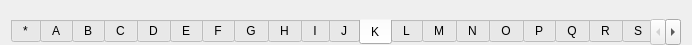
<?xml version="1.0" encoding="UTF-8"?>
<ui version="4.0">
 <class>LetterFilterWidget</class>
 <widget class="QWidget" name="LetterFilterWidget">
  <property name="geometry">
   <rect>
    <x>0</x>
    <y>0</y>
    <width>692</width>
    <height>45</height>
   </rect>
  </property>
  <property name="sizePolicy">
   <sizepolicy hsizetype="Preferred" vsizetype="Maximum">
    <horstretch>0</horstretch>
    <verstretch>0</verstretch>
   </sizepolicy>
  </property>
  <property name="maximumSize">
   <size>
    <width>16777215</width>
    <height>45</height>
   </size>
  </property>
  <property name="windowTitle">
   <string>Form</string>
  </property>
  <property name="styleSheet">
   <string notr="true"/>
  </property>
  <layout class="QVBoxLayout" name="verticalLayout">
   <property name="topMargin">
    <number>0</number>
   </property>
   <property name="bottomMargin">
    <number>0</number>
   </property>
   <item>
    <widget class="QTabWidget" name="tabLetters">
     <property name="sizePolicy">
      <sizepolicy hsizetype="Expanding" vsizetype="MinimumExpanding">
       <horstretch>0</horstretch>
       <verstretch>0</verstretch>
      </sizepolicy>
     </property>
     <property name="tabPosition">
      <enum>QTabWidget::South</enum>
     </property>
     <property name="currentIndex">
      <number>11</number>
     </property>
     <property name="documentMode">
      <bool>true</bool>
     </property>
     <widget class="QWidget" name="tab">
      <attribute name="title">
       <string>*</string>
      </attribute>
     </widget>
     <widget class="QWidget" name="tab_2">
      <attribute name="title">
       <string>A</string>
      </attribute>
     </widget>
     <widget class="QWidget" name="tab_3">
      <attribute name="title">
       <string>B</string>
      </attribute>
     </widget>
     <widget class="QWidget" name="tab_4">
      <attribute name="title">
       <string>C</string>
      </attribute>
     </widget>
     <widget class="QWidget" name="tab_5">
      <attribute name="title">
       <string>D</string>
      </attribute>
     </widget>
     <widget class="QWidget" name="tab_6">
      <attribute name="title">
       <string>E</string>
      </attribute>
     </widget>
     <widget class="QWidget" name="tab_7">
      <attribute name="title">
       <string>F</string>
      </attribute>
     </widget>
     <widget class="QWidget" name="tab_8">
      <attribute name="title">
       <string>G</string>
      </attribute>
     </widget>
     <widget class="QWidget" name="tab_9">
      <attribute name="title">
       <string>H</string>
      </attribute>
     </widget>
     <widget class="QWidget" name="tab_10">
      <attribute name="title">
       <string>I</string>
      </attribute>
     </widget>
     <widget class="QWidget" name="tab_11">
      <attribute name="title">
       <string>J</string>
      </attribute>
     </widget>
     <widget class="QWidget" name="tab_12">
      <attribute name="title">
       <string>K</string>
      </attribute>
     </widget>
     <widget class="QWidget" name="tab_13">
      <attribute name="title">
       <string>L</string>
      </attribute>
     </widget>
     <widget class="QWidget" name="tab_14">
      <attribute name="title">
       <string>M</string>
      </attribute>
     </widget>
     <widget class="QWidget" name="tab_15">
      <attribute name="title">
       <string>N</string>
      </attribute>
     </widget>
     <widget class="QWidget" name="tab_16">
      <attribute name="title">
       <string>O</string>
      </attribute>
     </widget>
     <widget class="QWidget" name="tab_17">
      <attribute name="title">
       <string>P</string>
      </attribute>
     </widget>
     <widget class="QWidget" name="tab_18">
      <attribute name="title">
       <string>Q</string>
      </attribute>
     </widget>
     <widget class="QWidget" name="tab_19">
      <attribute name="title">
       <string>R</string>
      </attribute>
     </widget>
     <widget class="QWidget" name="tab_20">
      <attribute name="title">
       <string>S</string>
      </attribute>
     </widget>
     <widget class="QWidget" name="tab_21">
      <attribute name="title">
       <string>T</string>
      </attribute>
     </widget>
     <widget class="QWidget" name="tab_22">
      <attribute name="title">
       <string>U</string>
      </attribute>
     </widget>
     <widget class="QWidget" name="tab_23">
      <attribute name="title">
       <string>V</string>
      </attribute>
     </widget>
     <widget class="QWidget" name="tab_24">
      <attribute name="title">
       <string>W</string>
      </attribute>
     </widget>
     <widget class="QWidget" name="tab_25">
      <attribute name="title">
       <string>X</string>
      </attribute>
     </widget>
     <widget class="QWidget" name="tab_26">
      <attribute name="title">
       <string>Y</string>
      </attribute>
     </widget>
     <widget class="QWidget" name="tab_27">
      <attribute name="title">
       <string>Z</string>
      </attribute>
     </widget>
    </widget>
   </item>
  </layout>
 </widget>
 <resources/>
 <connections/>
</ui>
